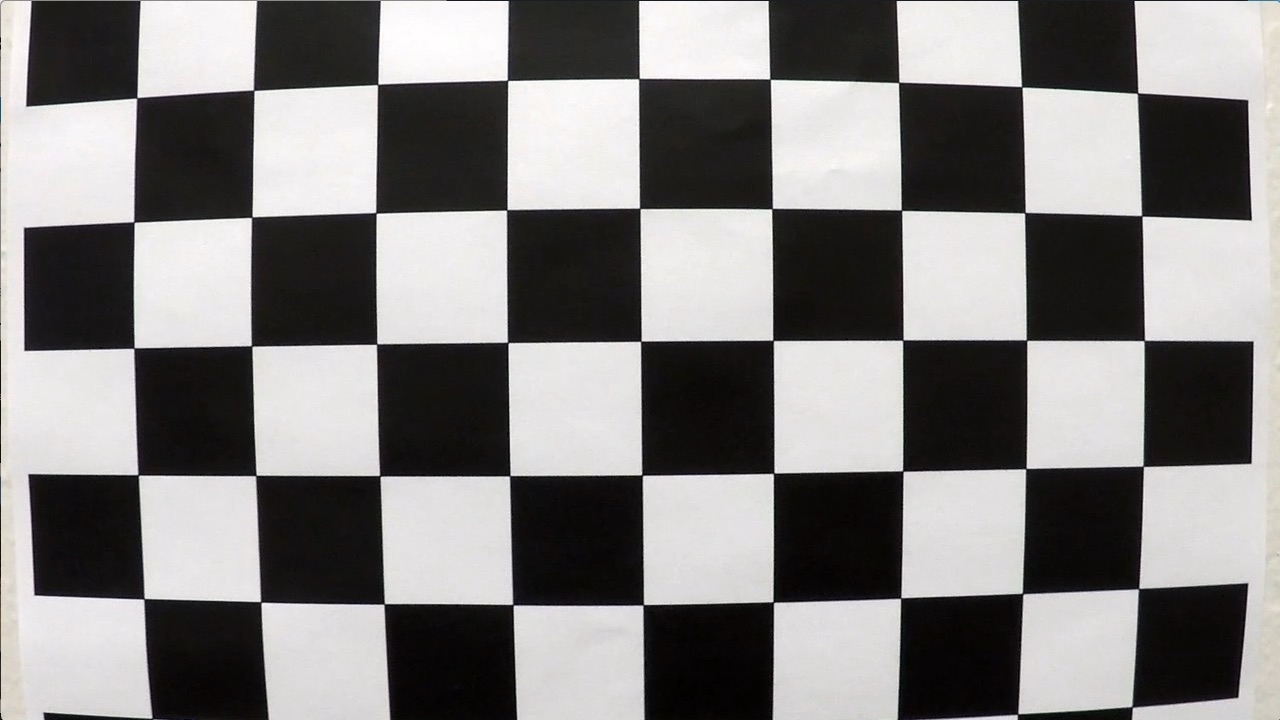
#> input picture project_2_advanced_lane_finding/camera_cal/calibration1.jpg, 1280 x 720 px
$ python -i advanced_lane_finding_2.py   (imports and definitions only)   (older library calls are emulated)
#> lines starting #> are read from the running program, lines starting #| are printed output that depends on the picture
import time

import numpy as np
import cv2
import glob
import matplotlib.pyplot as plt
import matplotlib.image as mpimg


# The goal of this pipeline is to read in a video, frame by frame,
# and output a video displaying the lane boundaries, lane curvature,
# and vehicle position
#
# @author Blake Denniston (bd21)


# calibration parameters
calibration_images = "camera_cal/calibration*.jpg"
nx = 9  # 9 horizontal points on the calibration chessboard
ny = 6  # 6 vertical points


# input parameters
video_location = "Test_Inputs/project_video.mp4"
test_image_location = "Test_Inputs/test3.jpg"  # todo delete


# pipeline parameters


# main pipeline controller
# [13 lines left out: function main, not called in this run]
    # [6 lines of commented-out code are left out]

def process_frame(img):

    img_size = (img.shape[1], img.shape[0])

    temp_img = img.copy()

    # apply distortion correction to image
    # img = undistort_frame(img)

    # create thresholded binary image
    temp_img = transform_to_threshold_binary_image(temp_img)

    # transform to birds eye view
    temp_img, M, Minv = undistort_frame(temp_img, img_size)

    # detect lane pixels and extract the left and right lane lines
    left_fit, right_fit = get_lane_lines(temp_img)

    # measure curvature todo

    # draw these lines on a blank screen
    lane_lines_img = draw_lane_lines(img_size, left_fit, right_fit)

    # transform the fitted lines from the birds eye view to the original view
    lane_lines_img = cv2.warpPerspective(lane_lines_img, Minv, img_size)

    # combine this with the original image
    temp_img = cv2.addWeighted(img, 1, lane_lines_img, 0.8, 0)

    return temp_img

# helper functions


def draw_lane_lines(img_size, left_fit, right_fit):

    height = img_size[1]
    width = img_size[0]
    color_warp = np.zeros((height, width, 3), np.uint8)

    ploty = np.linspace(0, width, height)

    left_fitx = left_fit[0]*ploty**2 + left_fit[1]*ploty + left_fit[2]
    right_fitx = right_fit[0]*ploty**2 + right_fit[1]*ploty + right_fit[2]
    pts_left = np.array([np.transpose(np.vstack([left_fitx, ploty]))])
    pts_right = np.array([np.flipud(np.transpose(np.vstack([right_fitx, ploty])))])
    pts = np.hstack((pts_left, pts_right))

    cv2.fillPoly(color_warp, np.int_([pts]), (0,255, 0))

    return color_warp


# calibrate the camera based on:
#   1. a set of input images
#   2. the number of horizontal intersections
#   3. the number of vertical intersections
# [30 lines left out: function calibrate_camera, not called in this run]


# undistort frame manually
def undistort_frame(img, img_size):

    # Vehicle View
    src = np.float32([[580, 460], [205, 720], [1110, 720], [703, 460]])

    # Desired View
    dst = np.float32([[320, 0], [320, 720], [960, 720], [960, 0]])
    M = cv2.getPerspectiveTransform(src, dst)  # The transformation matrix
    Minv = cv2.getPerspectiveTransform(dst, src) # Inverse transformation matrix

    warped_img = cv2.warpPerspective(img, M, img_size)  # Image warping

    # Return the resulting image and matrix
    return warped_img, M, Minv

def transform_to_threshold_binary_image(img):

    s_thresh = (170, 255)
    sx_thresh = (20, 100)

    # Convert to HLS color space and separate the V channel
    hls = cv2.cvtColor(img, cv2.COLOR_RGB2HLS)
    l_channel = hls[:, :, 1]
    s_channel = hls[:, :, 2]

    # Sobel x
    sobelx = cv2.Sobel(l_channel, cv2.CV_64F, 1, 0)  # Take the derivative in x
    abs_sobelx = np.absolute(sobelx)  # Absolute x derivative to accentuate lines away from horizontal
    scaled_sobel = np.uint8(255 * abs_sobelx / np.max(abs_sobelx))

    # Threshold x gradient
    sxbinary = np.zeros_like(scaled_sobel)
    sxbinary[(scaled_sobel >= sx_thresh[0]) & (scaled_sobel <= sx_thresh[1])] = 1

    # Threshold color channel
    s_binary = np.zeros_like(s_channel)
    s_binary[(s_channel >= s_thresh[0]) & (s_channel <= s_thresh[1])] = 1
    # Stack each channel
    color_binary = np.dstack((np.zeros_like(sxbinary), sxbinary, s_binary)) * 255

    # convert back to greyscale
    color_binary = cv2.cvtColor(color_binary, cv2.COLOR_BGR2GRAY)

    return color_binary

def get_lane_lines(img):
    # Find our lane pixels first
    leftx, lefty, rightx, righty, out_img = detect_and_fit_lane_lines(img)

    # Fit a second order polynomial to each using `np.polyfit`
    left_fit = np.polyfit(lefty, leftx, 2)
    right_fit = np.polyfit(righty, rightx, 2)

    # Generate x and y values for plotting
    ploty = np.linspace(0, img.shape[0]-1, img.shape[0])
    try:
        left_fitx = left_fit[0]*ploty**2 + left_fit[1]*ploty + left_fit[2]
        right_fitx = right_fit[0]*ploty**2 + right_fit[1]*ploty + right_fit[2]
    except TypeError:
        # Avoids an error if `left` and `right_fit` are still none or incorrect
        print('The function failed to fit a line!')
        left_fitx = 1*ploty**2 + 1*ploty
        right_fitx = 1*ploty**2 + 1*ploty

    ## Visualization ##
    # Colors in the left and right lane regions
    out_img[lefty, leftx] = [255, 0, 0]
    out_img[righty, rightx] = [0, 0, 255]

    plt.plot(left_fitx, ploty, color='yellow')
    plt.plot(right_fitx, ploty, color='yellow')

    return left_fit, right_fit

# detect lane lines with the "sliding windows" approach
def detect_and_fit_lane_lines(img):

    # Take a histogram of the bottom half of the image
    histogram = np.sum(img[img.shape[0] // 2:, :], axis=0)

    # Create an output image to draw on and visualize the result
    out_img = np.dstack((img, img, img)) * 255

    # Find the peak of the left and right halves of the histogram
    # These will be the starting point for the left and right lines
    midpoint = np.int(histogram.shape[0] // 2)
    leftx_base = np.argmax(histogram[:midpoint])
    rightx_base = np.argmax(histogram[midpoint:]) + midpoint

    # HYPERPARAMETERS
    # Choose the number of sliding windows
    nwindows = 10
    # Set the width of the windows +/- margin
    margin = 180
    # Set minimum number of pixels found to recenter window
    minpix = 40

    # Set height of windows - based on nwindows above and image shape
    window_height = np.int(img.shape[0] // nwindows)
    # Identify the x and y positions of all nonzero pixels in the image
    nonzero = img.nonzero()
    nonzeroy = np.array(nonzero[0])
    nonzerox = np.array(nonzero[1])
    # Current positions to be updated later for each window in nwindows
    leftx_current = leftx_base
    rightx_current = rightx_base

    # Create empty lists to receive left and right lane pixel indices
    left_lane_inds = []
    right_lane_inds = []

    # Step through the windows one by one
    for window in range(nwindows):
        # Identify window boundaries in x and y (and right and left)
        win_y_low = img.shape[0] - (window + 1) * window_height
        win_y_high = img.shape[0] - window * window_height
        win_xleft_low = leftx_current - margin
        win_xleft_high = leftx_current + margin
        win_xright_low = rightx_current - margin
        win_xright_high = rightx_current + margin

        # Draw the windows on the visualization image
        cv2.rectangle(out_img, (win_xleft_low, win_y_low),
                      (win_xleft_high, win_y_high), (0, 255, 0), 2)
        cv2.rectangle(out_img, (win_xright_low, win_y_low),
                      (win_xright_high, win_y_high), (0, 255, 0), 2)

        # Identify the nonzero pixels in x and y within the window #
        good_left_inds = ((nonzeroy >= win_y_low) & (nonzeroy < win_y_high) &
                          (nonzerox >= win_xleft_low) & (nonzerox < win_xleft_high)).nonzero()[0]
        good_right_inds = ((nonzeroy >= win_y_low) & (nonzeroy < win_y_high) &
                           (nonzerox >= win_xright_low) & (nonzerox < win_xright_high)).nonzero()[0]

        # Append these indices to the lists
        left_lane_inds.append(good_left_inds)
        right_lane_inds.append(good_right_inds)

        # If you found > minpix pixels, recenter next window on their mean position
        if len(good_left_inds) > minpix:
            leftx_current = np.int(np.mean(nonzerox[good_left_inds]))
        if len(good_right_inds) > minpix:
            rightx_current = np.int(np.mean(nonzerox[good_right_inds]))

    # Concatenate the arrays of indices (previously was a list of lists of pixels)
    try:
        left_lane_inds = np.concatenate(left_lane_inds)
        right_lane_inds = np.concatenate(right_lane_inds)
    except ValueError:
        # Avoids an error if the above is not implemented fully
        pass

    # Extract left and right line pixel positions
    leftx = nonzerox[left_lane_inds]
    lefty = nonzeroy[left_lane_inds]
    rightx = nonzerox[right_lane_inds]
    righty = nonzeroy[right_lane_inds]

    return leftx, lefty, rightx, righty, out_img


def calculate_curvature():
    pass


def warp_boundaries_onto_frame():
    pass


def get_vehicle_position():
    pass


# so we can use functions before their declaration
# if __name__ == '__main__':
#     main()

>>> import cv2
>>> picture = cv2.imread('camera_cal/calibration1.jpg')
#> picture is the input picture: shape (720, 1280, 3); mean B, G, R 127.8, 128.4, 130.1
>>> result = process_frame(picture)
#> in transform_to_threshold_binary_image, `sobelx = cv2.Sobel(l_channel, cv2.CV_64F, 1, 0)`:
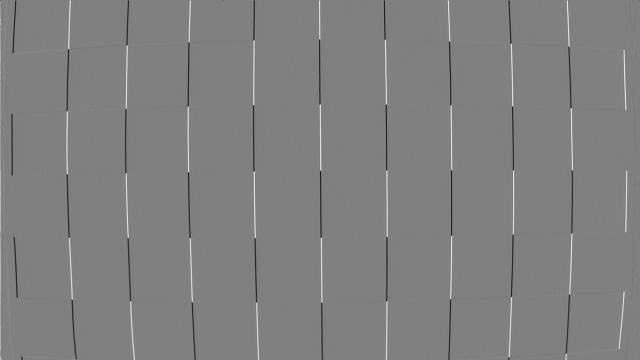
#> sobelx: shape (720, 1280) float64 (shown at 1/2 size); min -943, max 934, mean 0.4; drawn with min black and max white
#> in undistort_frame, `warped_img = cv2.warpPerspective(img, M, img_size)`:
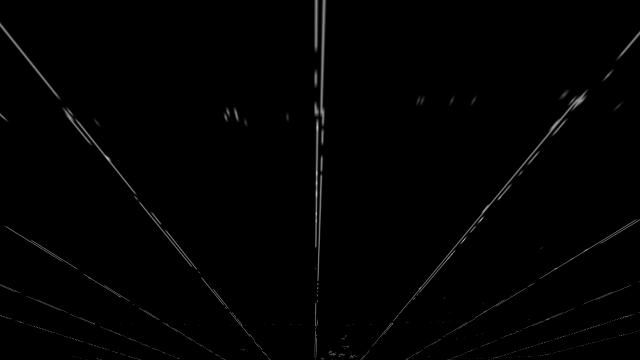
#> warped_img: shape (720, 1280) (shown at 1/2 size); min 0, max 226, mean 1.8
#> in process_frame, `temp_img, M, Minv = undistort_frame(temp_img, img_size)`: M = [[-0.508, -1.5, 951.3], [-4.1e-16, -1.99, 914.6], [-3.22e-19, -0.00239, 1]]; Minv = [[0.192, -0.767, 518.5], [4.74e-16, -0.503, 460], [4.45e-19, -0.0012, 1]]
#> in detect_and_fit_lane_lines, `histogram = np.sum(img[img.shape[0] // 2:, :], axis=0)`: histogram = 1280 values, max 23234 at index 632, min 0 at index 542, mean 614.4
#> in detect_and_fit_lane_lines, `leftx_base = np.argmax(histogram[:midpoint])`: leftx_base = 632
#> in detect_and_fit_lane_lines, `rightx_base = np.argmax(histogram[midpoint:]) + midpoint`: rightx_base = 640
#> in detect_and_fit_lane_lines, `nonzero = img.nonzero()`: nonzero = 24867 positions, rows 0 to 719, columns 0 to 1279
#> in detect_and_fit_lane_lines, `leftx_current = leftx_base`: leftx_current = 632
#> in detect_and_fit_lane_lines, `rightx_current = rightx_base`: rightx_current = 640
#> the loop in detect_and_fit_lane_lines, `for window in range(nwindows):` made 10 passes
#> (win_xleft_low, win_xleft_high, win_xright_low, win_xright_high, leftx_current, rightx_current) on passes 1 to 8: (452, 812, 460, 820, 644, 647), (464, 824, 467, 827, 664, 676), (484, 844, 496, 856, 645, 692), (465, 825, 512, 872, 635, 635), (455, 815, 455, 815, 636, 636), (456, 816, 456, 816, 637, 637), (457, 817, 457, 817, 594, 594), (414, 774, 414, 774, 630, 630)
#> after the loop in detect_and_fit_lane_lines, `for window in range(nwindows):`:
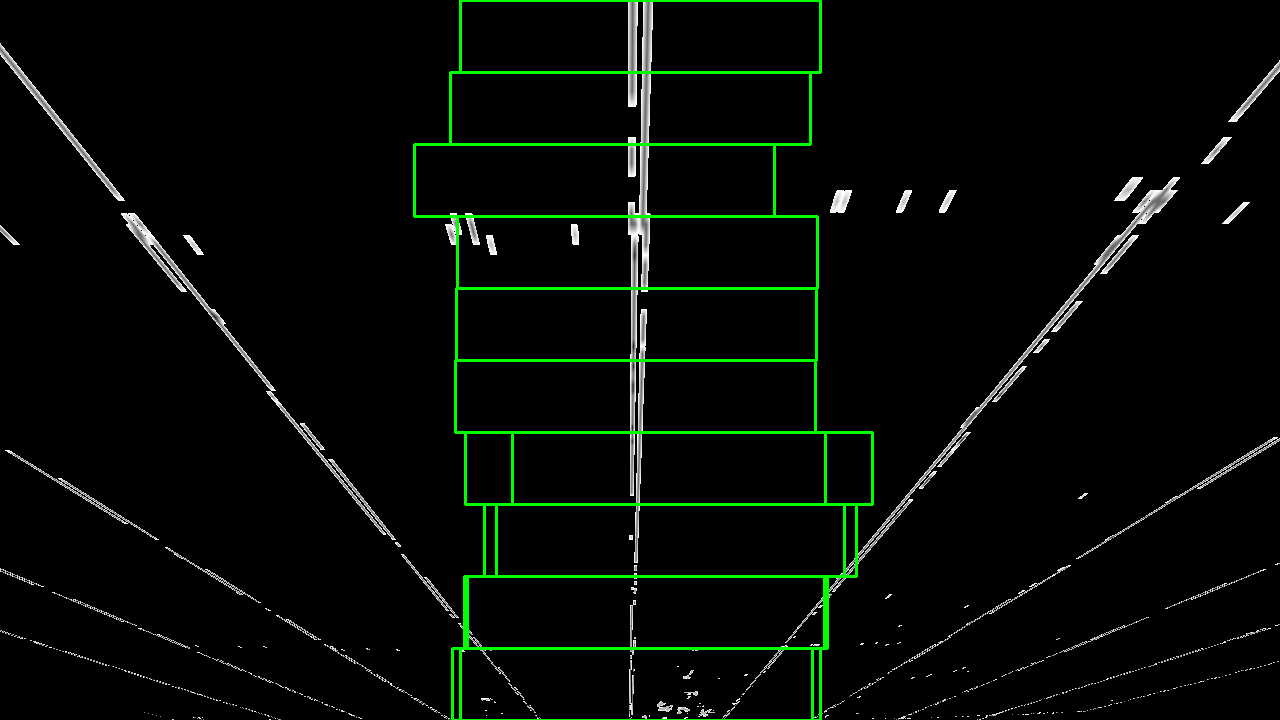
#> out_img: shape (720, 1280, 3); mean of channels 0, 1, 2 5, 9.8, 5; drawn as B, G, R
#> after the loop in detect_and_fit_lane_lines, `for window in range(nwindows):`: left_lane_inds = 10 items
#> in detect_and_fit_lane_lines, `left_lane_inds = np.concatenate(left_lane_inds)`: left_lane_inds = 9082 values, max 24859 at index 1024, min 0 at index 7705, mean 10683.5
#> in detect_and_fit_lane_lines, `right_lane_inds = np.concatenate(right_lane_inds)`: right_lane_inds = 9176 values, max 24861 at index 1037, min 0 at index 7799, mean 10783.1
#> in detect_and_fit_lane_lines, `leftx = nonzerox[left_lane_inds]`: leftx = 9082 values, max 843 at index 1754, min 450 at index 6586, mean 631.4
#> in detect_and_fit_lane_lines, `lefty = nonzeroy[left_lane_inds]`: lefty = 9082 values, max 719 at index 1011, min 0 at index 7705, mean 302.7
#> in detect_and_fit_lane_lines, `rightx = nonzerox[right_lane_inds]`: rightx = 9176 values, max 855 at index 1726, min 450 at index 6680, mean 634.2
#> in detect_and_fit_lane_lines, `righty = nonzeroy[right_lane_inds]`: righty = 9176 values, max 719 at index 1022, min 0 at index 7799, mean 305.6
#> in get_lane_lines, `left_fit = np.polyfit(lefty, leftx, 2)`: left_fit = [0.000226, -0.133, 640.8]
#> in get_lane_lines, `right_fit = np.polyfit(righty, rightx, 2)`: right_fit = [0.000239, -0.124, 639.2]
#> in get_lane_lines, `left_fitx = left_fit[0]*ploty**2 + left_fit[1]*ploty + left_fit[2]`: left_fitx = 720 values, max 662.2 at index 719, min 621.3 at index 293, mean 632.1
#> in get_lane_lines, `right_fitx = right_fit[0]*ploty**2 + right_fit[1]*ploty + right_fit[2]`: right_fitx = 720 values, max 673.4 at index 719, min 623.1 at index 260, mean 635.7
#> in get_lane_lines, `out_img[righty, rightx] = [0, 0, 255]`:
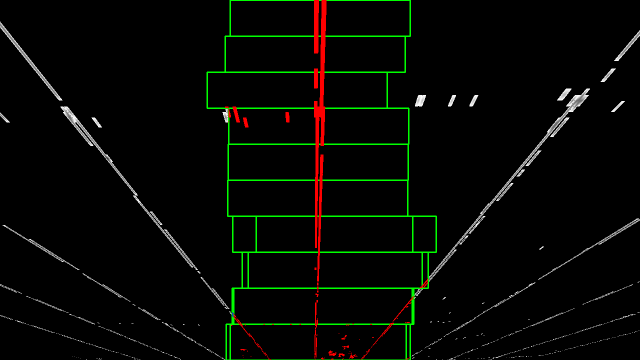
#> out_img: shape (720, 1280, 3) (shown at 1/2 size); mean of channels 0, 1, 2 3.2, 7.9, 5.8; drawn as B, G, R
#> in process_frame, `left_fit, right_fit = get_lane_lines(temp_img)`: left_fit = [0.000226, -0.133, 640.8]; right_fit = [0.000239, -0.124, 639.2]
#> in draw_lane_lines, `left_fitx = left_fit[0]*ploty**2 + left_fit[1]*ploty + left_fit[2]`: left_fitx = 720 values, max 841.2 at index 719, min 621.3 at index 165, mean 679.4
#> in draw_lane_lines, `right_fitx = right_fit[0]*ploty**2 + right_fit[1]*ploty + right_fit[2]`: right_fitx = 720 values, max 871.4 at index 719, min 623.1 at index 146, mean 690.2
#> in draw_lane_lines, `pts_left = np.array([np.transpose(np.vstack([left_fitx, ploty]))])`: pts_left = 720 pairs, first value 621.3 to 841.2, second value 0 to 1280
#> in draw_lane_lines, `pts_right = np.array([np.flipud(np.transpose(np.vstack([right_fitx, pl..`: pts_right = 720 pairs, first value 623.1 to 871.4, second value 0 to 1280
#> in draw_lane_lines, `pts = np.hstack((pts_left, pts_right))`: pts = 1440 pairs, first value 621.3 to 871.4, second value 0 to 1280
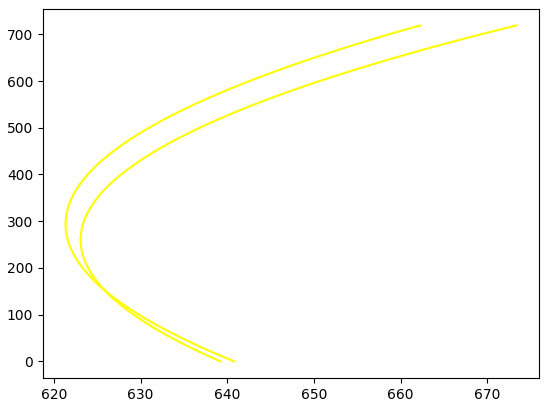
#> figure drawn by matplotlib, 1 panel
